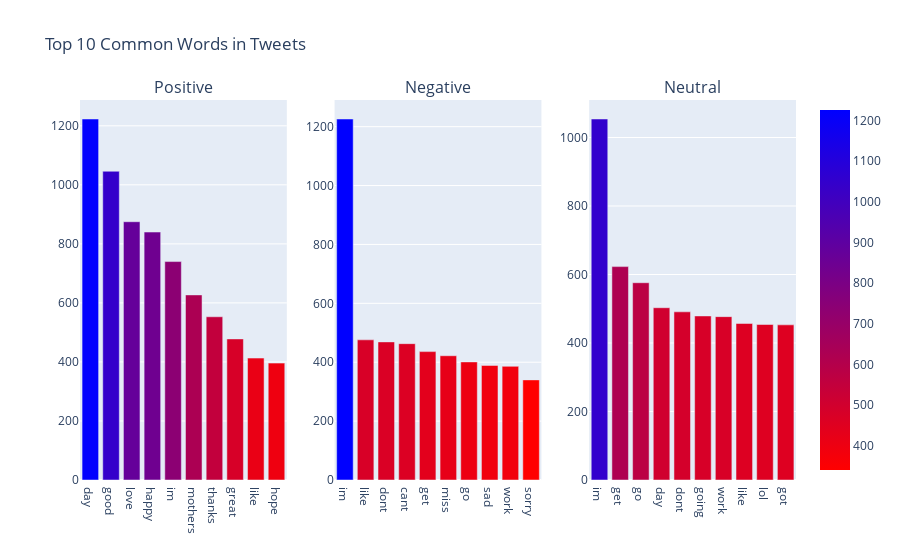

The code cell stored with this chart in its notebook:
### Markdown cell above
#### After some clean up, we'll go ahead and explore the data

### Code cell
# Find the top 20 words on each sentiment

Positive_sent = train[train['sentiment']=='positive']
Negative_sent = train[train['sentiment']=='negative']
Neutral_sent = train[train['sentiment']=='neutral']

#MosT common positive words
top = Counter([item for sublist in Positive_sent['temp_list'] for item in sublist])
temp_positive = pd.DataFrame(top.most_common(10))
temp_positive.columns = ['Common_words','count']
temp_positive.style.background_gradient(cmap='Greens')

#MosT common negative words
top = Counter([item for sublist in Negative_sent['temp_list'] for item in sublist])
temp_negative = pd.DataFrame(top.most_common(10))
temp_negative.columns = ['Common_words','count']
temp_negative.style.background_gradient(cmap='Reds')

#MosT common neutral words
top = Counter([item for sublist in Neutral_sent['temp_list'] for item in sublist])
temp_neutral = pd.DataFrame(top.most_common(10))
temp_neutral.columns = ['Common_words','count']
temp_neutral.style.background_gradient(cmap='Blues')

# Display all 3, temp_positive, temp_negative, temp_neutral gradients side by side
from plotly.subplots import make_subplots
import plotly.graph_objects as go

fig = make_subplots(rows=1, cols=3, subplot_titles=("Positive", "Negative", "Neutral"))

fig.add_trace(
    go.Bar(x=temp_positive['Common_words'], y=temp_positive['count'], marker=dict(color=temp_positive['count'], coloraxis="coloraxis")),
    row=1, col=1
)

fig.add_trace(
    go.Bar(x=temp_negative['Common_words'], y=temp_negative['count'], marker=dict(color=temp_negative['count'], coloraxis="coloraxis")),
    row=1, col=2
)

fig.add_trace(
    go.Bar(x=temp_neutral['Common_words'], y=temp_neutral['count'], marker=dict(color=temp_neutral['count'], coloraxis="coloraxis")),
    row=1, col=3
)

fig.update_layout(coloraxis=dict(colorscale='Bluered_r'), showlegend=False,title_text="Top 10 Common Words in Tweets")
fig.show()

### Figure 1 — Plotly figure (JSON) as saved in the notebook; plotly's stock layout.template omitted (floating-point values rounded to 4 significant figures)
{"data": [{"marker": {"color": [1223, 1046, 875, 840, 740, 627, 553, 478, 413, 396], "coloraxis": "coloraxis"}, "type": "bar", "x": ["day", "good", "love", "happy", "im", "mothers", "thanks", "great", "like", "hope"], "xaxis": "x", "y": [1223, 1046, 875, 840, 740, 627, 553, 478, 413, 396], "yaxis": "y"}, {"marker": {"color": [1226, 476, 469, 463, 436, 422, 401, 389, 386, 340], "coloraxis": "coloraxis"}, "type": "bar", "x": ["im", "like", "dont", "cant", "get", "miss", "go", "sad", "work", "sorry"], "xaxis": "x2", "y": [1226, 476, 469, 463, 436, 422, 401, 389, 386, 340], "yaxis": "y2"}, {"marker": {"color": [1054, 623, 576, 503, 491, 479, 477, 457, 454, 453], "coloraxis": "coloraxis"}, "type": "bar", "x": ["im", "get", "go", "day", "dont", "going", "work", "like", "lol", "got"], "xaxis": "x3", "y": [1054, 623, 576, 503, 491, 479, 477, 457, 454, 453], "yaxis": "y3"}], "layout": {"annotations": [{"font": {"size": 16}, "showarrow": false, "text": "Positive", "x": 0.1444, "xanchor": "center", "xref": "paper", "y": 1, "yanchor": "bottom", "yref": "paper"}, {"font": {"size": 16}, "showarrow": false, "text": "Negative", "x": 0.5, "xanchor": "center", "xref": "paper", "y": 1, "yanchor": "bottom", "yref": "paper"}, {"font": {"size": 16}, "showarrow": false, "text": "Neutral", "x": 0.8556, "xanchor": "center", "xref": "paper", "y": 1, "yanchor": "bottom", "yref": "paper"}], "coloraxis": {"colorscale": [[0, "rgb(255,0,0)"], [1, "rgb(0,0,255)"]]}, "showlegend": false, "title": {"text": "Top 10 Common Words in Tweets"}, "xaxis": {"anchor": "y", "domain": [0, 0.2889]}, "xaxis2": {"anchor": "y2", "domain": [0.3556, 0.6444]}, "xaxis3": {"anchor": "y3", "domain": [0.7111, 1]}, "yaxis": {"anchor": "x", "domain": [0, 1]}, "yaxis2": {"anchor": "x2", "domain": [0, 1]}, "yaxis3": {"anchor": "x3", "domain": [0, 1]}}}
